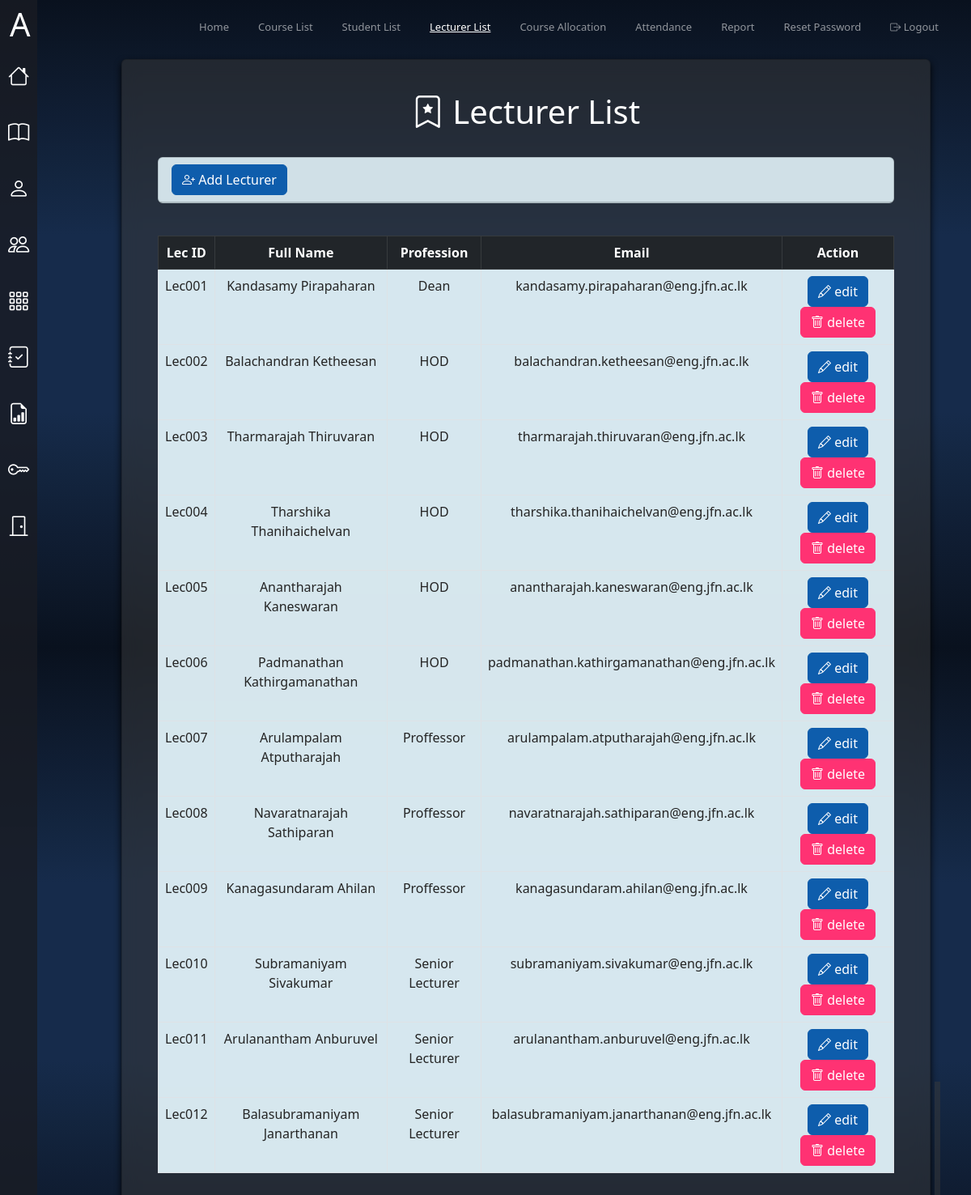
Page /MA_Dashboard/Lecture_List/Lecture_List.php (signed in) on the committed database.
### tables this page shows
CREATE TABLE `lecturer` (
  `Lecture-ID` varchar(100) NOT NULL,
  `Email` varchar(100) NOT NULL,
  `Password` varchar(100) NOT NULL,
  `FirstName` varchar(100) NOT NULL,
  `MidName` varchar(100) NOT NULL,
  `LastName` varchar(100) NOT NULL,
  `Profession` varchar(100) NOT NULL
);

### MA_Dashboard/Lecture_List/Lecture_List.php (the view, shortened to what this page needs)
<!DOCTYPE html>
<html lang="en" data-bs-theme="white">
<head>
  <link href="https://cdn.jsdelivr.net/npm/bootstrap@5.3.0/dist/css/bootstrap.min.css" rel="stylesheet">
  <link href="https://cdn.jsdelivr.net/npm/bootstrap-icons/font/bootstrap-icons.css" rel="stylesheet">
  <link href="../custom-styles.css" rel="stylesheet">
</head>
<body>
  <div class="sidebar">
    <ul class="nav flex-column">
        <li class="nav-item">
        <a class="nav-link" href="../MA_index.php" data-bs-toggle="tooltip" data-bs-placement="right" title="Home">
            <i class="bi bi-house"></i>
        </a>
        </li>
        <li class="nav-item">
        <a class="nav-link" href="../Course_List/Course_List.php" data-bs-toggle="tooltip" data-bs-placement="right" title="Course List">
            <i class="bi bi-book"></i>
        </a>
        </li>
        <li class="nav-item">
        <a class="nav-link" href="../Student_List/Student_List.php" data-bs-toggle="tooltip" data-bs-placement="right" title="Student List">
            <i class="bi bi-person"></i>
        </a>
        </li>
        <li class="nav-item">
        <a class="nav-link" href="../Lecture_List/Lecture_List.php" data-bs-toggle="tooltip" data-bs-placement="right" title="Lecturer List">
            <i class="bi bi-people"></i>
        </a>
        </li>
        <li class="nav-item">
        <a class="nav-link" href="../Course_Allocation/Course_Allocation.php" data-bs-toggle="tooltip" data-bs-placement="right" title="Course Allocation">
            <i class="bi bi-grid-3x3-gap"></i>
        </a>
        </li>
        <li class="nav-item">
        <a class="nav-link" href="../Attendance/Attendance.php" data-bs-toggle="tooltip" data-bs-placement="right" title="Attendance">
            <i class="bi bi-journal-check"></i>
        </a>
        </li>
        <li class="nav-item">
        <a class="nav-link" href="../Report/Report.php" data-bs-toggle="tooltip" data-bs-placement="right" title="Report">
            <i class="bi bi-file-earmark-bar-graph"></i>
        </a>
        </li>
        <li class="nav-item">
        <a class="nav-link" href="../Password_Reset/Password_Reset.php" data-bs-toggle="tooltip" data-bs-placement="right" title="Password Reset">
            <i class="bi bi-key"></i>
        </a>
        </li>
        <li class="nav-item">
        <a class="nav-link" href="../../Login_Lecturer/logout.php" data-bs-toggle="tooltip" data-bs-placement="right" title="Logout">
            <i class="bi bi-door-closed"></i>
        </a>
        </li>
    </ul>
  </div>
  <nav class="navbar navbar-expand-lg navbar-dark bg-dark">
    <div class="container-fluid">
      <a class="navbar-brand" href="#"><h1 class="my-10">A</h1></a>
      <div class="collapse navbar-collapse" id="navbarNav">
        <ul class="navbar-nav ms-auto">
          <li class="nav-item">
            <a class="nav-link  " aria-current="page" href="../MA_index.php">Home</a>
          </li>
          <li class="nav-item">
            <a class="nav-link" href="../Course_List/Course_List.php">Course List</a>
          </li>
          <li class="nav-item">
            <a class="nav-link " href="../Student_List/Student_List.php">Student List</a>
          </li>
          <li class="nav-item">
            <a class="nav-link active" href="../Lecture_List/Lecture_List.php">Lecturer List</a>
          </li>
          <li class="nav-item">
            <a class="nav-link" href="../Course_Allocation/Course_Allocation.php">Course Allocation</a>
          </li>
          <li class="nav-item">
            <a class="nav-link " href="../Attendance/Attendance.php">Attendance</a>
          </li>
          <li class="nav-item">
            <a class="nav-link " href="../Report/Report.php">Report</a>
          </li>
          <li class="nav-item">
            <a class="nav-link " href="../Password_Reset/Password_Reset.php">Reset Password</a>
          </li>
          <li class="nav-item">
            <a class="nav-link btn btn-outline-danger btn-sm" href="../../Login_Lecturer/logout.php"><span class="bi bi-box-arrow-right"></span> Logout</a>
          </li>
        </ul>
      </div>
    </div>
  </nav>
<div class="content">
    <div class="card head-card p-3 mt-2">
        <div class="card-body">
            <div class="container my-2">
                <h1 class="text-center"><i class="bi bi-bookmark-star"></i> Lecturer List</h1>
            <br>
                <div class="card">
                    <div class="card-header">
                        <div class="row">
                            <div class="col-md-3">
                                <a href="create.php" class ="btn btn-primary"> <i class="bi bi-person-plus"></i> Add Lecturer</a>
                            </div>
                        </div>
                    </div>
                </div>
                <br>
                <table class="table table-bordered my-3 table-hover text-center">
                    <thead class="table-dark text-center" >
                        <tr>
                            <th>Lec ID</th>
                            <th>Full Name</th>
                            <th>Profession</th>
                            <th>Email</th>
                            <th>Action</th>
                        </tr>
                    </thead>
                    <tbody>
                        <?php
                            include("../connect.php");
                            $sql ="SELECT * FROM lecturer";
                            $result = mysqli_query($conn, $sql);
                            while ($row = mysqli_fetch_array($result)) {
                                ?>
                                <tr>
                                    <td><?php echo $row["Lecture-ID"];?></td>
                                    <td><?php echo $row["FirstName"];?> <?php echo $row["MidName"];?> <?php echo $row["LastName"];?></td>
                                    <td><?php echo $row["Profession"];?></td>
                                    <td><?php echo $row["Email"];?></td>
                                    <td>
                                        <a href="edit.php?id=<?php echo $row["Lecture-ID"];?>" class= "btn btn-primary"><i class="bi bi-pencil"></i> edit</a>
                                        <a href="delete.php?id=<?php echo $row["Lecture-ID"];?>" class= "btn btn-danger"><i class="bi bi-trash"></i> delete</a>
                                    </td>
                                </tr>
                                <?php
                            }
                        ?>
                    </tbody>
                </table>
            </div>
        </div>
    </div>
</div>
</body>
</html>

### MA_Dashboard/custom-styles.css (style rules this page uses)
:root { --bs-body-bg: rgba(232, 249, 255, 0.918); --bs-body-color: #242424; --bs-link-color: #c595ff; --bs-primary: #0e5dac; --bs-success: #22e285; --bs-danger: #ff3273; }
.btn-primary { background-color: var(--bs-primary) !important; border-color: var(--bs-primary) !important; color: white !important; }
.btn-danger { background-color: var(--bs-danger); border-color: var(--bs-danger); }
body { background-image: linear-gradient(to bottom, #09111e, #0d1829, #101e34, #13253f, #162b4b, #162b4b, #162b4b, #162b4b, #13253f, #101e34, #0d1829, #09111e); background-size: cover; background-position: center; height: 100vh; display: flex; }
.sidebar { position: fixed; top: 0; bottom: 0; left: 0; z-index: 100; padding: 60px 0 0; background-color: rgba(25, 28, 36, 0.8); }
.navbar { position: fixed; top: 0; right: 0; left: 0; z-index: 1030; padding: 1px 0; background-color: transparent !important; }
.content { margin-top: 65px; margin-left: 150px; width: calc(100% - 200px); }
.navbar-brand, .nav-link { font-size: 13px; }
.sidebar .nav-link { color: #fff; font-size: 35px; padding: 15px 10px; text-align: center; }
.sidebar .nav-link i { font-size: 0.75em; display: block; }
nav ul { list-style: none; padding: 0; display: flex; }
nav ul li { margin-right: 20px; }
nav ul li a { text-decoration: none; color: black; position: relative; display: inline-block; padding-bottom: 5px; }
nav ul li a::after { content: ''; position: absolute; left: 0; bottom: 0; height: 2px; width: 100%; background-color: white; transform: scaleX(0); transform-origin: right; transition: transform 0.3s ease; }
.navbar-nav .nav-link.active { text-decoration: underline; }

### MA_Dashboard/Lecture_List/Lecture_List.php (style rules this page uses)
.head-card { background: rgba(57, 57, 57, 0.5); color:white; backdrop-filter: blur(10px); box-shadow: 0px 4px 8px rgba(0, 0, 0, 0.9); }

### rows in the picture
lecturer: value "Lec001", FirstName "Kandasamy", LastName "Pirapaharan", Profession "Dean", Email "kandasamy.pirapaharan@eng.jfn.ac.lk"
lecturer: value "Lec002", FirstName "Balachandran", LastName "Ketheesan", Profession "HOD", Email "balachandran.ketheesan@eng.jfn.ac.lk"
lecturer: value "Lec003", FirstName "Tharmarajah", LastName "Thiruvaran", Profession "HOD", Email "tharmarajah.thiruvaran@eng.jfn.ac.lk"
lecturer: value "Lec004", FirstName "Tharshika", LastName "Thanihaichelvan", Profession "HOD", Email "tharshika.thanihaichelvan@eng.jfn.ac.lk"
lecturer: value "Lec005", FirstName "Anantharajah", LastName "Kaneswaran", Profession "HOD", Email "anantharajah.kaneswaran@eng.jfn.ac.lk"
lecturer: value "Lec006", FirstName "Padmanathan", LastName "Kathirgamanathan", Profession "HOD", Email "padmanathan.kathirgamanathan@eng.jfn.ac.lk"
lecturer: value "Lec007", FirstName "Arulampalam", LastName "Atputharajah", Profession "Proffessor", Email "arulampalam.atputharajah@eng.jfn.ac.lk"
lecturer: value "Lec008", FirstName "Navaratnarajah", LastName "Sathiparan", Profession "Proffessor", Email "navaratnarajah.sathiparan@eng.jfn.ac.lk"
lecturer: value "Lec009", FirstName "Kanagasundaram", LastName "Ahilan", Profession "Proffessor", Email "kanagasundaram.ahilan@eng.jfn.ac.lk"
lecturer: value "Lec010", FirstName "Subramaniyam", LastName "Sivakumar", Profession "Senior Lecturer", Email "subramaniyam.sivakumar@eng.jfn.ac.lk"
lecturer: value "Lec011", FirstName "Arulanantham", LastName "Anburuvel", Profession "Senior Lecturer", Email "arulanantham.anburuvel@eng.jfn.ac.lk"
lecturer: value "Lec012", FirstName "Balasubramaniyam", LastName "Janarthanan", Profession "Senior Lecturer", Email "balasubramaniyam.janarthanan@eng.jfn.ac.lk"
